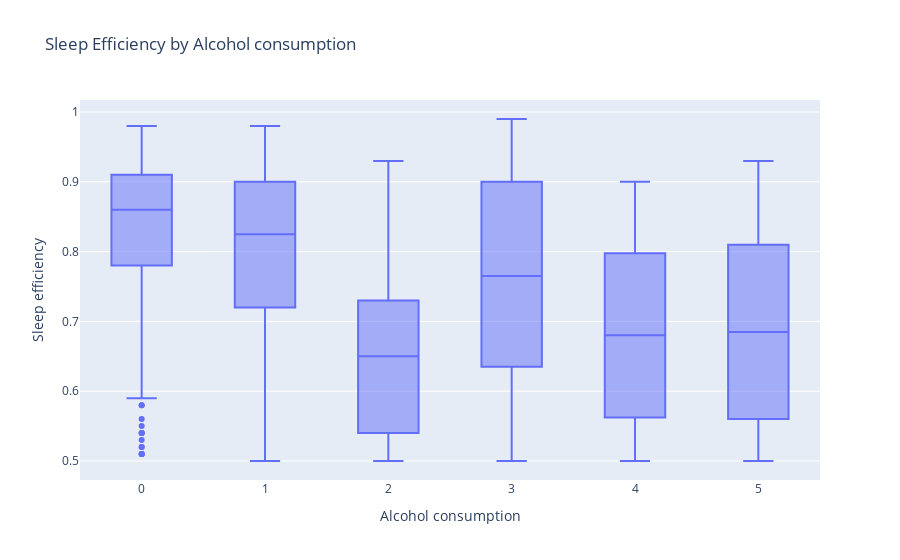

Notebook source saved alongside this figure:
### Code cell
fig = px.box(df, y = "Sleep efficiency", x = "Alcohol consumption", title = "Sleep Efficiency by Alcohol consumption")
fig.show()

### Figure 1 — Plotly figure (JSON) as saved in the notebook; plotly's stock layout.template omitted (floating-point values rounded to 4 significant figures; data arrays with more than 128 entries replaced by an {"elided": "..."} marker saying what was removed)
{"data": [{"alignmentgroup": "True", "hovertemplate": "Alcohol consumption=%{x}<br>Sleep efficiency=%{y}<extra></extra>", "legendgroup": "", "marker": {"color": "#636efa"}, "name": "", "notched": false, "offsetgroup": "", "orientation": "v", "showlegend": false, "type": "box", "x": {"elided": "452 int values"}, "x0": " ", "xaxis": "x", "y": {"elided": "452 float values"}, "y0": " ", "yaxis": "y"}], "layout": {"autosize": true, "boxmode": "group", "legend": {"tracegroupgap": 0}, "title": {"text": "Sleep Efficiency by Alcohol consumption"}, "xaxis": {"anchor": "y", "autorange": true, "domain": [0, 1], "range": [-0.5, 5.5], "title": {"text": "Alcohol consumption"}, "type": "linear"}, "yaxis": {"anchor": "x", "autorange": true, "domain": [0, 1], "range": [0.4728, 1.017], "title": {"text": "Sleep efficiency"}, "type": "linear"}}}
